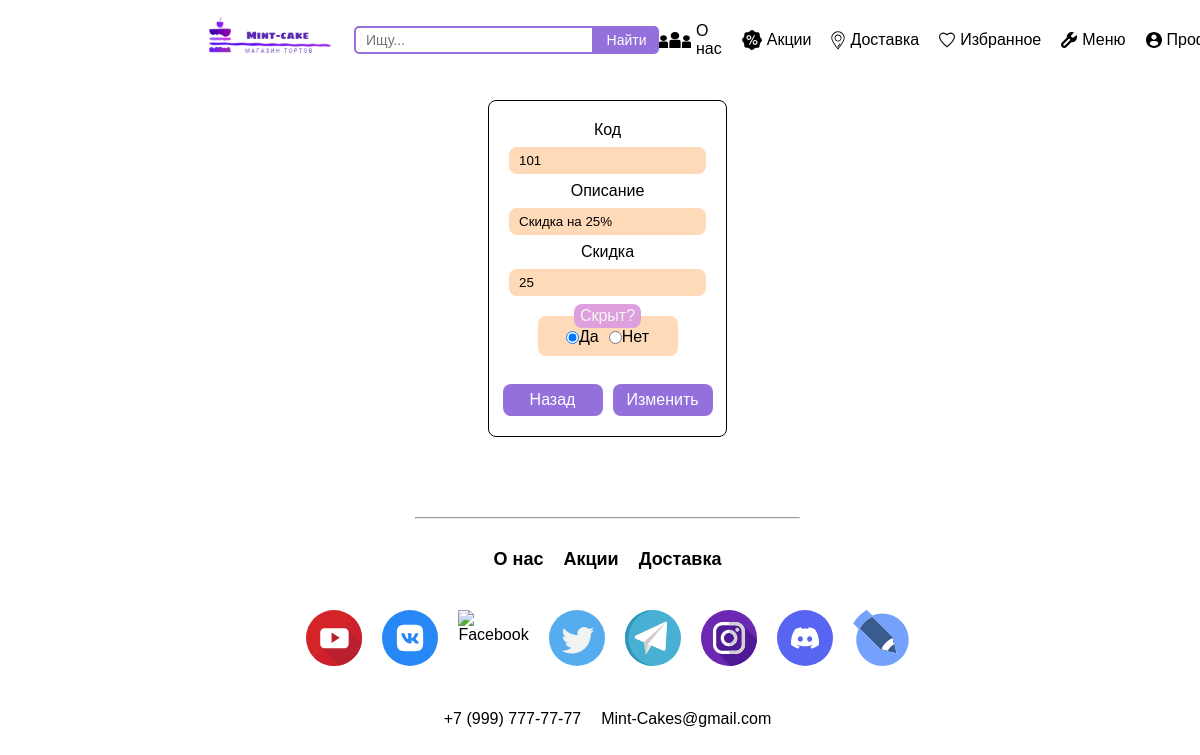
The app's page /editCoupons.php?id=101 (signed in) with its own data.
### tables this page shows
CREATE TABLE `coupons` (
  `id` int NOT NULL,
  `name` varchar(100) NOT NULL,
  `discount` int NOT NULL,
  `available` varchar(10) NOT NULL DEFAULT 'yes'
);

### editCoupons.php (the view, shortened to what this page needs)
<?php
require("db.php");
$id = $_GET["id"];
$coupons = $db->query("SELECT * FROM coupons WHERE id=$id")->fetchAll(2)[0];
?>
<!DOCTYPE html>
<html lang="ru">
<head>
    <link rel="stylesheet" href="css/edit.css">
</head>
<body>
    <header>
        <div class="head">
            <div class="container__head df ai">
                <div class="df ai">
                    <a href="index.php">
                        <img src="image/logo.svg" alt="Логотип">
                    </a>
                    <form action="#" class="search df">
                        <input type="text" placeholder="Ищу...">
                        <button type="submit">Найти</button>
                    </form>
                </div>
                <?php if (isset($_SESSION["user"])) { ?>
                    <div class="menu df">
                        <?php if ($_SESSION["user"]["role"] == 1) { ?>
                            <a href="about.php">
                                <img src="image/about.svg" alt="О нас" width="32" height="16">
                                <span>О нас</span>
                            </a>
                            <a href="sales.php">
                                <img src="image/sale.svg" alt="Акции" width="20" height="20">
                                <span>Акции</span>
                            </a>
                            <a href="delivery.php">
                                <img src="image/delivery.svg" alt="Доставка" width="14" height="19">
                                <span>Доставка</span>
                            </a>
                            <a href="favorites.php">
                                <img src="image/favorites.svg" alt="Избранное" width="16" height="16">
                                <span>Избранное</span>
                            </a>
                            <a href="admin.php">
                                <img src="image/admin.svg" alt="Меню" width="16" height="16">
                                <span>Меню</span>
                            </a>
                            <a href="profile.php">
                                <img src="image/profile.svg" alt="Меню" width="16" height="16">
                                <span>Профиль</span>
                            </a>
                        <?php } ?>
                    </div>
                <?php } ?>
            </div>
        </div>
    </header>
    <main>
        <div class="main__product df">
            <div class="addP df jcc">
                <form action="#" method="POST" class="df ai">
                    <label for="number">Код</label>
                    <input type="number" name="number" id="number" placeholder="Код" value="<?= $coupons["id"] ?>">
                    <label for="name">Описание</label>
                    <input type="text" name="name" id="name" placeholder="Название" value="<?= $coupons["name"] ?>">
                    <label for="discount">Скидка</label>
                    <input type="text" name="discount" id="discount" placeholder="Скидка" value="<?= $coupons["discount"] ?>">
                    <fieldset id="available" class=".fieldset df ai jcc">
                        <legend class="df jcc">Скрыт?</legend>
                        <input type="radio" id="yes" name="available" value="yes" <?php echo ($coupons['available'] == 'yes') ?  "checked" : "";  ?>>
                        <label for="yes">Да</label>
                        <input type="radio" id="no" name="available" value="no" <?php echo ($coupons['available'] == 'no') ?  "checked" : "";  ?>>
                        <label for="no">Нет</label>
                    </fieldset>
                    <div class="btn df">
                        <a href="admin.php" class="df ai jcc">Назад</a>
                        <button class="df ai jcc">Изменить</button>
                    </div>
                </form>
            </div>
        </div>
        <hr>
        <footer>
            <div class="footer__nav df jcc">
                <a href="about.php">О нас</a>
                <a href="sales.php">Акции</a>
                <a href="delivery.php">Доставка</a>
            </div>
            <div class="footer__media df jcc">
                <a href="https://youtube.com">
                    <img src="image/youtube.svg" alt="Youtube" width="56" height="56">
                </a>
                <a href="https://vk.com">
                    <img src="image/vk.svg" alt="Vkontakte" width="56" height="56">
                </a>
                <a href="https://facebook.com">
                    <img src="image/facebook.svg" alt="Facebook" width="56" height="56">
                </a>
                <a href="https://twitter.com">
                    <img src="image/twitter.svg" alt="Twitter" width="56" height="56">
                </a>
                <a href="https://web.telegram.org">
                    <img src="image/telegram.svg" alt="Telegram" width="56" height="56">
                </a>
                <a href="https://instagram.com">
                    <img src="image/instagram.svg" alt="Instagram" width="56" height="56">
                </a>
                <a href="https://discord.com">
                    <img src="image/discord.svg" alt="Discord" width="56" height="56">
                </a>
                <a href="https://livejournal.com">
                    <img src="image/livejournal.svg" alt="Livejournal" width="56" height="56">
                </a>
            </div>
            <div class="footer__contact df jcc">
                <span class="fc__number">+7 (999) 777-77-77</span>
                <span class="fc__mail">Mint-Cakes@gmail.com</span>
            </div>
        </footer>
</body>
</html>

### css/edit.css (style rules this page uses)
* { padding: 0; margin: 0; box-sizing: border-box; font-family: Verdana, sans-serif; }
html { overflow-x: hidden; margin-right: calc(-1 * (100vw - 100%)); }
body { overflow-x: hidden; }
main, footer, .list__products { margin: 0 200px; }
.df { display: flex; }
.jcc { justify-content: center; }
.ai { align-items: center; }
a { color: black; text-decoration: none; }
.container__head { margin: 0 200px; height: 80px; justify-content: space-between; }
.container__head form { margin-left: 14px; }
.container__head form input { text-indent: 10px; width: 240px; height: 28px; border-radius: 5px 0 0 5px; font-size: 14px; border: 2px solid mediumpurple; }
.container__head form button { width: 65px; border-radius: 0 5px 5px 0; font-size: 14px; color: white; background-color: mediumpurple; border: 2px solid mediumpurple; }
.menu { margin-right: 20px; gap: 20px; }
.menu a { display: flex; align-items: center; gap: 5px; }
main { margin-top: 20px; padding-left: 15px; }
.main__product { flex-direction: column; gap: 20px; }
form:not(.search) { flex-direction: column; gap: 8px; }
form:not(.search) { flex-direction: column; gap: 8px; border: 1px solid; border-radius: 8px; }
form:not(.search) input, form:not(.main__product) fieldset, textarea { margin: 0 20px; background-color: peachpuff; border-radius: 8px; outline: none; border: none; }
form label { text-align: center; }
form label:first-child { margin-top: 20px; }
.btn { gap: 10px; }
.btn button, .btn a { font-size: 16px; color: white; cursor: pointer; border: 0px solid mediumpurple; border-radius: 8px; background-color: mediumpurple; min-width: 100px; height: 32px; padding: 10px; margin: 20px 0; }
form:not(.search) input, textarea, select { padding: 6px 10px; outline: none; border: none; background-color: peachpuff; border-radius: 8px; }
fieldset { width: 140px; height: 52px; }
legend { margin: 0 auto; padding: 3px 6px; background-color: plum; color: whitesmoke; border-radius: 8px; }
#no { margin: 0 0 0 10px; }
#yes { margin: 0px; }
hr:not(.product__breadcrumb hr) { margin: 80px 200px 30px 200px; }
footer { margin-top: 30px; }
.footer__nav { margin: 20px 0; font-size: 18px; font-weight: bold; gap: 20px; }
.footer__media { margin: 40px 0; gap: 20px; }
.footer__contact { margin: 40px 0; gap: 20px; }

### records on screen
coupons: number "101", name "Скидка на 25%", discount "25", available "☑ Да", available "☐ Нет"
